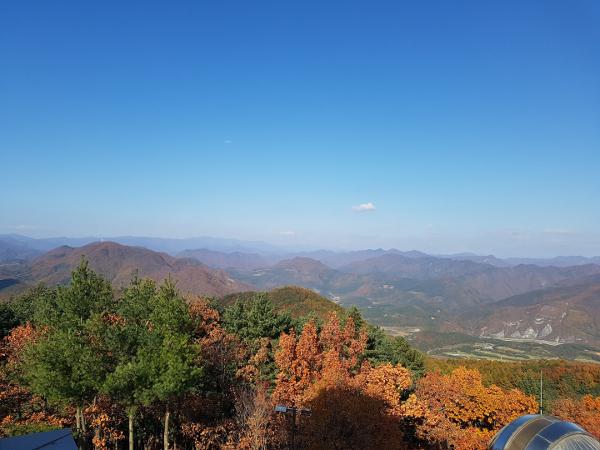
#> input picture img/mountain.jpg, 600 x 450 px, found by its file name
$ python histo_rgb.py
#> lines starting #> are read from the running program, lines starting #| are printed output that depends on the picture
"""
opencv

출처

제목: 파이썬으로 만드는 OpenCV 프로젝트
저자: 이세우
출판: 프로그래밍인사이트
"""
"""
요약

[예제 4-26] 컬러 히스토그램
"""
import cv2
import numpy as np
import matplotlib.pyplot as plt


img = cv2.imread(filename="../img/mountain.jpg")
#> img is the input picture: shape (450, 600, 3); mean B, G, R 151.4, 127.3, 100.2
cv2.imshow(winname="img", mat=img)

channels = cv2.split(m=img)
colors = ('b', 'g', 'r')
for (ch, color) in zip(channels, colors):
    hist = cv2.calcHist(images=[ch], channels=[0], mask=None, histSize=[256], ranges=[0,256])
    plt.plot(hist, color=color)
#> this loop made 3 passes
#> color on passes 1 to 3: 'b', 'g', 'r'

plt.show()
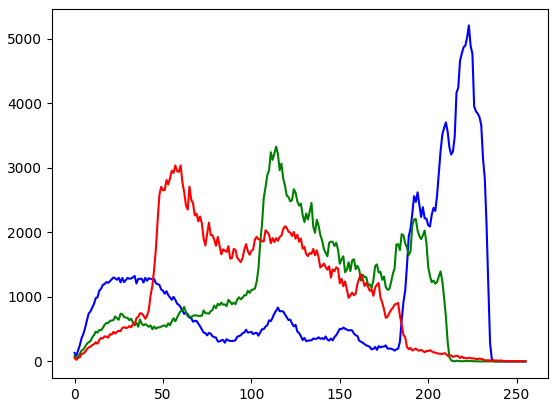
#> figure drawn by matplotlib, 1 panel; curve peaks at x = 223, y = 5207; curve peaks at x = 114, y = 3328; curve peaks at x = 60, y = 3038

$ run again, with img/abnormal.jpg copied over img/mountain.jpg
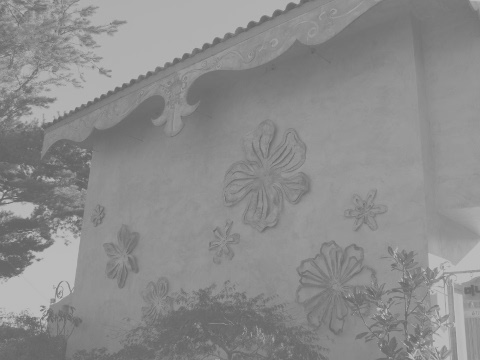
#> input picture img/abnormal.jpg, 480 x 360 px, found by its file name
#> img is the input picture: shape (360, 480, 3); min 96, max 194, mean 140.1
#> the loop `for (ch, color) in zip(channels, colors):` made 3 passes
#> color on passes 1 to 3: 'b', 'g', 'r'
#> `plt.show()`:
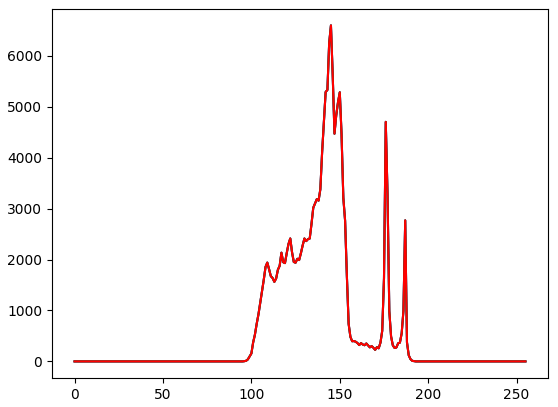
#> figure drawn by matplotlib, 1 panel; curve peaks at x = 145, y = 6600; curve peaks at x = 145, y = 6600; curve peaks at x = 145, y = 6600
